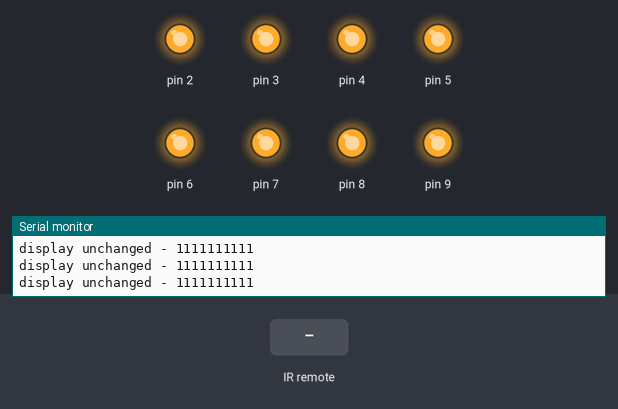
The sketch below on a simulated Arduino Uno, built with avr-gcc and run on an emulated ATmega328P. On the bench: output pins drawn as LEDs (lit = HIGH), the last lines printed to the serial monitor. Inputs (shaded band) come from the test bench.

Above: at 1.2 s.
1.3 s: infrared code 0xFD00FF received
At 2.1 s:
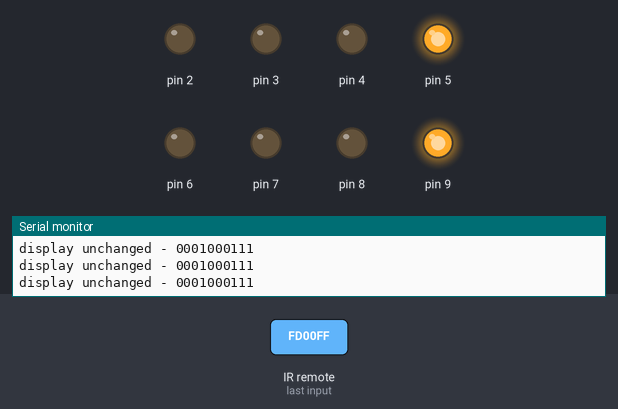
3.0 s: infrared code 0xFD08F7 received
At 4.1 s:
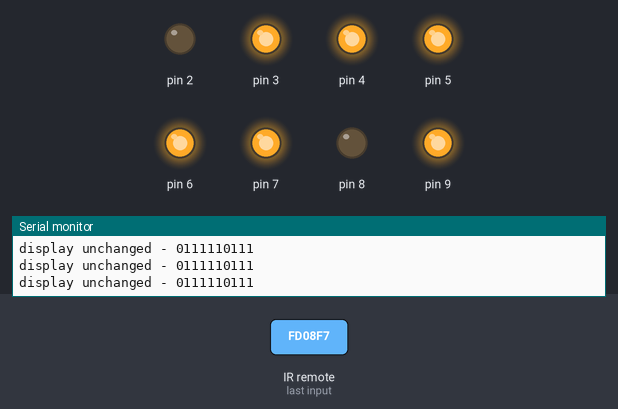
4.5 s: infrared code 0xFD8877 received
At 4.9 s:
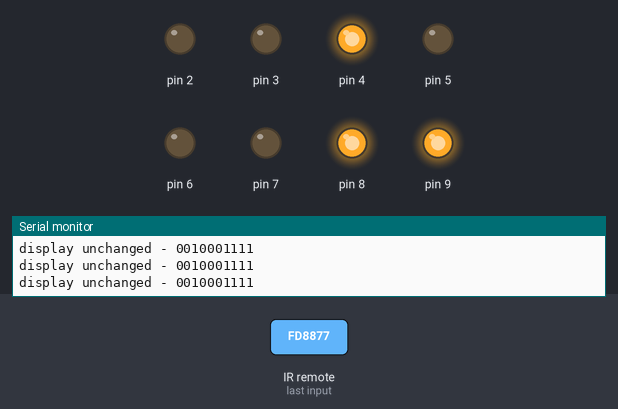
6.0 s: infrared code 0xFD48B7 received
At 6.9 s:
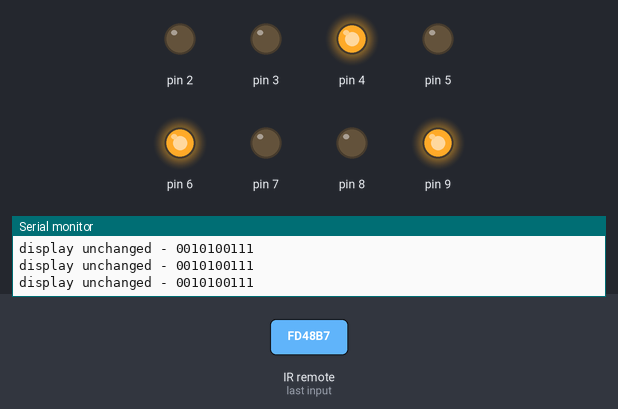
7.5 s: infrared code 0xFD28D7 received
At 8.7 s:
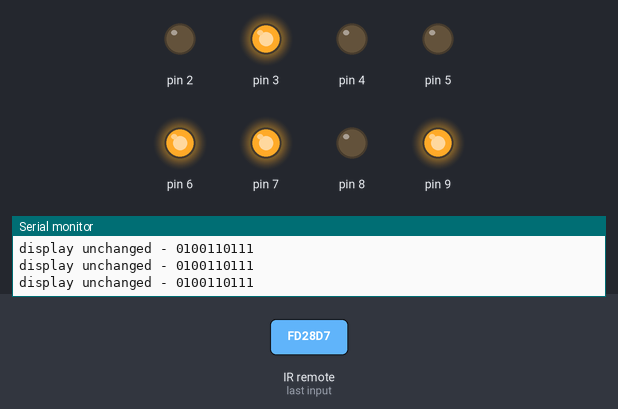
9.0 s: infrared code 0xFDA857 received
At 9.8 s:
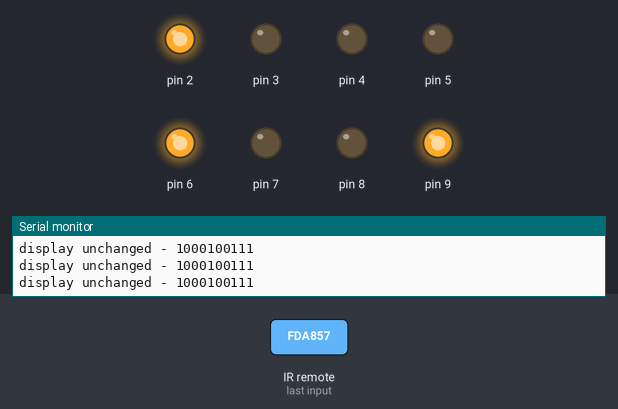
Timing chart, 0 to 11.5 s (numbered marks = the images above; inputs shaded):
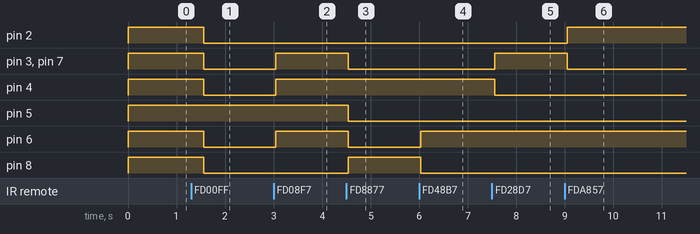

The sketch:

seven_segment_led_1.ino
```cpp
//Project 15 - digital tube display
#include <IRremote.h>

int IRpin = 11;
IRrecv irrecv(IRpin);
decode_results results;
int n[8] = {1,1,1,1,1,1,1,1};
bool state = 0;

void setup(){
  Serial.begin(9600);
  irrecv.enableIRIn(); //start receiver

for(int pin = 2 ; pin <=9 ; pin++){
//define digital pin 2-9 as output
       pinMode(pin, OUTPUT);
       digitalWrite(pin, HIGH);
  }
  dispNumber(n);
}
void loop() {
  if(irrecv.decode(&results)){
    irrecv.resume();
    Serial.print("code received - ");
    Serial.println(results.value, DEC);
    if(results.value == 16580863){
      power();
      results.value = 4294967295;
    }
    if(state == 1){
      switch(results.value){
        case 16593103:
          loadArray(0,0,0,1,0,0,0,1);
          break;
        case 16582903:
          loadArray(0,1,1,1,1,1,0,1);
          break;
        case 16615543:
          loadArray(0,0,1,0,0,0,1,1);
          break;
        case 16599223:
          loadArray(0,0,1,0,1,0,0,1);
          break;
        case 16591063:
          loadArray(0,1,0,0,1,1,0,1);
          break;
        case 16623703:
          loadArray(1,0,0,0,1,0,0,1);
          break;
        case 16607383:
          loadArray(1,0,0,0,0,0,0,1);
          break;
        case 16586983:
          loadArray(0,0,1,1,1,1,0,1);
          break;
        case 16619623:
          loadArray(0,0,0,0,0,0,0,1);
          break;
        case 16603303:
          loadArray(0,0,0,0,1,1,0,1);
          break;
        case 4294967295:
          break;
        default:
          Serial.println("invalid code");
          //loadArray(1,1,1,1,1,1,1,1);
      }
    }
    dispNumber(n);
  }

  else{
    Serial.print("display unchanged - ");
    dispArray();
    dispNumber(n);
  }
}

void power(){
  state = !state;
  if(state == 1){
     loadArray(0,0,0,1,0,0,0,1);
  }
  else{
     loadArray(1,1,1,1,1,1,1,1);
  }
  delay(200);
  dispNumber(n);
}

void dispArray(){
  for(int i = 0; i < 8; i++){
    Serial.print(n[i]);
  }
  Serial.println(n[8]);
}

void loadArray(bool a, bool b, bool c, bool d, bool e, bool f, bool g, bool h){
  n[0] = a;
  n[1] = b;
  n[2] = c;
  n[3] = d;
  n[4] = e;
  n[5] = f;
  n[6] = g;
  n[7] = h;
}

// display number
void dispNumber(int n[]){
    //delay(200);
    //display the array of n[8] in digital pin 2-9
    for(int pin = 2; pin <= 9 ; pin++){
       digitalWrite(pin,n[pin-2]);
    }
}
```

Measured:
- after the input at 1.3 s, pin 2–4, pin 6–8: HIGH → LOW after 0.26 s
- after the input at 3.0 s, pin 3, pin 4, pin 6, pin 7: LOW → HIGH after 0.05 s
- after the input at 4.5 s, pin 3, pin 5–7: HIGH → LOW at once; pin 8: LOW → HIGH at once
- after the input at 6.0 s, pin 6: LOW → HIGH at once; pin 8: HIGH → LOW at once
- after the input at 7.5 s, pin 3, pin 7: LOW → HIGH after 0.06 s; pin 4: HIGH → LOW after 0.06 s
- after the input at 9.0 s, pin 2: LOW → HIGH after 0.05 s; pin 3, pin 7: HIGH → LOW after 0.05 s
